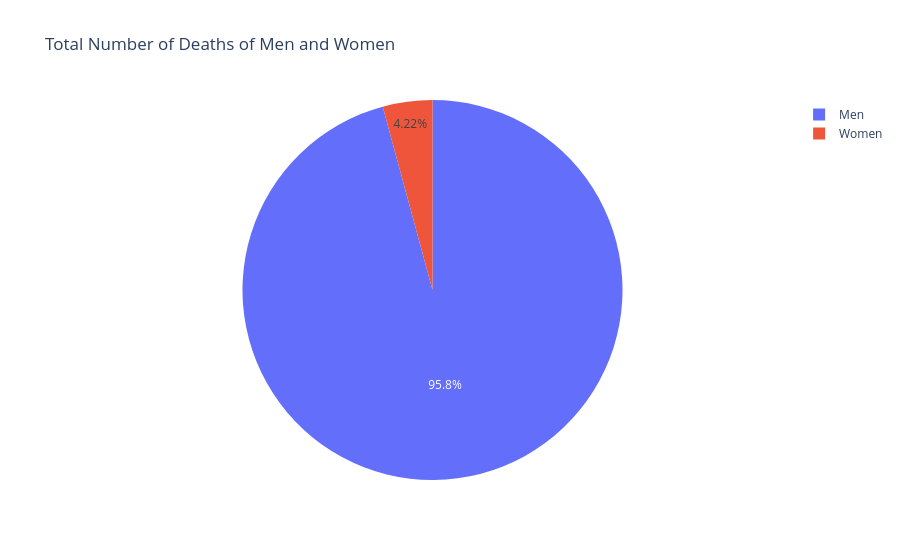

Notebook cell for this chart:
### Code cell
fig = px.pie(
    df_fatalities_by_gender, 
    names="gender", 
    values="count", 
    title="Total Number of Deaths of Men and Women"
)
fig.show()

### Figure 1 — Plotly figure (JSON) as saved in the notebook; plotly's stock layout.template omitted (floating-point values rounded to 4 significant figures)
{"data": [{"domain": {"x": [0, 1], "y": [0, 1]}, "hovertemplate": "gender=%{label}<br>count=%{value}<extra></extra>", "labels": ["Men", "Women"], "legendgroup": "", "name": "", "showlegend": true, "type": "pie", "values": [2428, 107]}], "layout": {"legend": {"tracegroupgap": 0}, "title": {"text": "Total Number of Deaths of Men and Women"}}}
